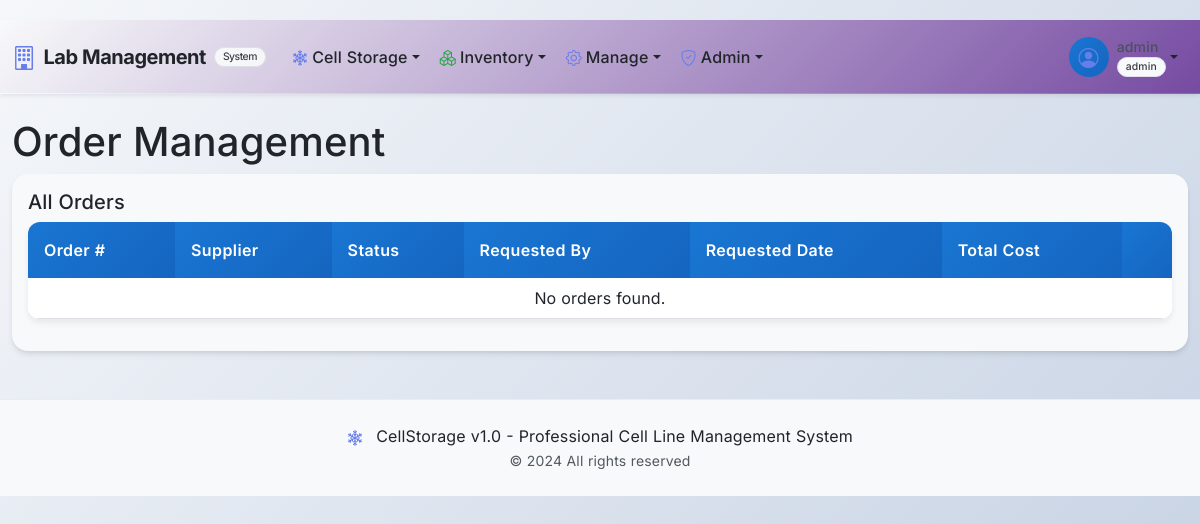
Page /inventory/orders (signed in) on the earlier database version.
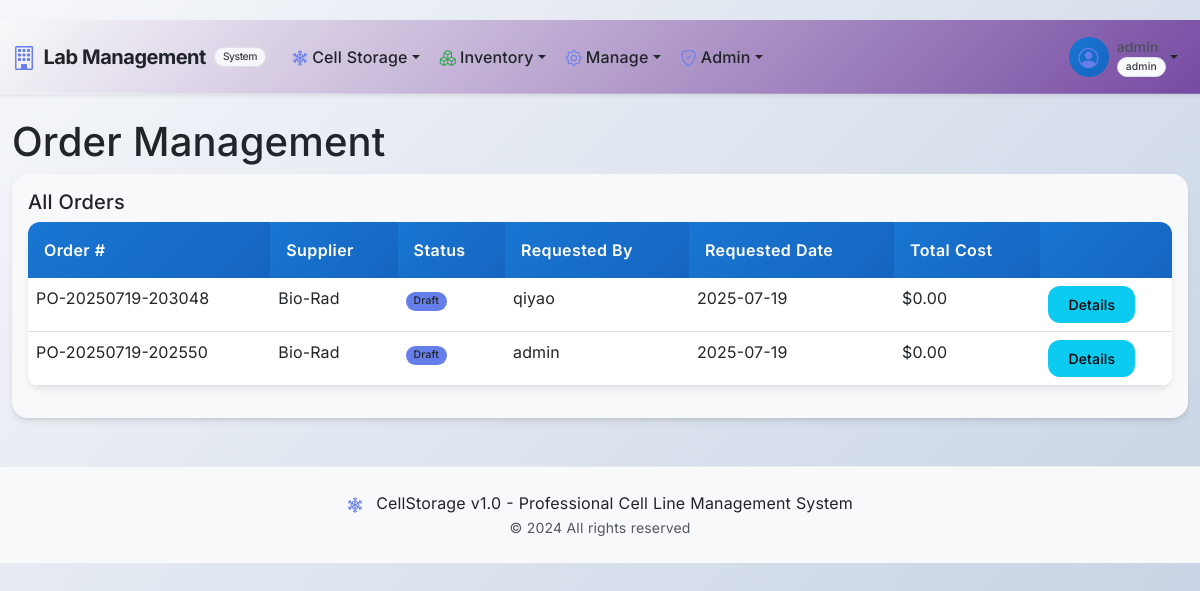
Same page on the later database version.
### app/cell_storage/models.py (models this page shows, shortened)
class User(UserMixin, db.Model):
    __tablename__ = 'users'
    id = db.Column(db.Integer, primary_key=True)
    username = db.Column(db.String(64), unique=True, index=True, nullable=False)
    password_hash = db.Column(db.String(256))
    password_plain = db.Column(db.String(128))  # store plain password for admin view
    role = db.Column(db.String(64), default='user', nullable=False)  # e.g., 'user', 'admin'. Make role non-nullable.
    cell_lines_created = db.relationship('CellLine', backref='creator', lazy='dynamic',
                                         foreign_keys='CellLine.created_by_user_id')
    vials_frozen = db.relationship('CryoVial', backref='freezer_operator', lazy='dynamic',
                                   foreign_keys='CryoVial.frozen_by_user_id')
    audit_logs = db.relationship('AuditLog', backref='user_performing_action', lazy='dynamic',
                                 foreign_keys='AuditLog.user_id')
    @property
    def is_admin(self):
        return self.role == 'admin'

### app/inventory/models.py (models this page shows, shortened)
class Order(db.Model):
    __tablename__ = 'orders'
    id = db.Column(db.Integer, primary_key=True)
    order_number = db.Column(db.String(64), unique=True, nullable=False)
    status = db.Column(db.String(32), default='Draft')
    priority = db.Column(db.String(16), default='Normal')
    requested_by_user_id = db.Column(db.Integer, db.ForeignKey('users.id'), nullable=False)
    approved_by_user_id = db.Column(db.Integer, db.ForeignKey('users.id'))
    supplier_id = db.Column(db.Integer, db.ForeignKey('suppliers.id'))
    total_cost = db.Column(db.Float)
    currency = db.Column(db.String(8), default='USD')
    requested_date = db.Column(db.DateTime, default=datetime.utcnow)
    needed_by_date = db.Column(db.Date)
    approved_date = db.Column(db.DateTime)
    ordered_date = db.Column(db.DateTime)
    received_date = db.Column(db.DateTime)
    justification = db.Column(db.Text)
    notes = db.Column(db.Text)
    items = db.relationship('OrderItem', backref='order_info', lazy='dynamic', cascade='all, delete-orphan')
    requested_by = db.relationship('User', foreign_keys=[requested_by_user_id], backref='orders_requested')
    approved_by = db.relationship('User', foreign_keys=[approved_by_user_id], backref='orders_approved')

class Supplier(db.Model):
    __tablename__ = 'suppliers'
    id = db.Column(db.Integer, primary_key=True)
    name = db.Column(db.String(128), nullable=False)
    contact_person = db.Column(db.String(128))
    email = db.Column(db.String(128))
    phone = db.Column(db.String(32))
    website = db.Column(db.String(255))
    address = db.Column(db.Text)
    notes = db.Column(db.Text)
    is_active = db.Column(db.Boolean, default=True)
    created_at = db.Column(db.DateTime, default=datetime.utcnow)
    items = db.relationship('InventoryItem', backref='supplier_info', lazy='dynamic')
    orders = db.relationship('Order', backref='supplier_info', lazy='dynamic')

### app/inventory/routes.py (the view)
@bp.route('/orders')
@login_required
@require_permission('order.view')
def orders():
    page = request.args.get('page', 1, type=int)
    status_filter = request.args.get('status')
    query = Order.query
    if status_filter:
        query = query.filter_by(status=status_filter)
    orders_pagination = query.order_by(Order.requested_date.desc()).paginate(page=page, per_page=20)
    return render_template('inventory/orders.html', orders=orders_pagination.items, pagination=orders_pagination, status_filter=status_filter)

### app/shared/permissions.py (called while the page is built, shortened)
def require_permission(permission, resource_type=None, resource_id_param=None):
    def decorator(f):
        @wraps(f)
        def decorated_function(*args, **kwargs):
            if not current_user.is_authenticated:
                abort(401)
            resource_id = None
            if resource_id_param:
                resource_id = kwargs.get(resource_id_param) or request.args.get(resource_id_param)
            if not PermissionManager.has_permission(
                current_user.id,
                permission,
                resource_type,
                resource_id
            ):
                abort(403)
            return f(*args, **kwargs)
        return decorated_function
    return decorator

def has_permission(permission, resource_type=None, resource_id=None):
    if not current_user.is_authenticated:
        return False
    return PermissionManager.has_permission(
        current_user.id,
        permission,
        resource_type,
        resource_id
    )

def can_view_inventory():
    return has_permission('inventory.view')

def can_manage_locations():
    return has_permission('location.edit')

def is_admin():
    return has_permission('admin.user_management')

    @classmethod
    def has_permission(cls, user_id, permission, resource_type=None, resource_id=None):
        from .. import db
        from datetime import datetime
        user = User.query.get(user_id)
        if user and hasattr(user, 'is_admin') and user.is_admin:
            return True

### app/templates/inventory/orders.html (shortened to what this page needs)
{% extends "base.html" %}
{% block content %}
<div class="container-fluid">
    <h1 class="mt-4">Order Management</h1>
    <div class="card">
        <div class="card-body">
            <h5 class="card-title">All Orders</h5>
            <table class="table table-hover">
                <thead>
                    <tr>
                        <th>Order #</th>
                        <th>Supplier</th>
                        <th>Status</th>
                        <th>Requested By</th>
                        <th>Requested Date</th>
                        <th>Total Cost</th>
                        <th></th>
                    </tr>
                </thead>
                <tbody>
                    {% for order in orders %}
                    <tr>
                        <td>{{ order.order_number }}</td>
                        <td>{{ order.supplier_info.name if order.supplier_info else 'N/A' }}</td>
                        <td><span class="badge bg-primary">{{ order.status }}</span></td>
                        <td>{{ order.requested_by.username }}</td>
                        <td>{{ order.requested_date.strftime('%Y-%m-%d') }}</td>
                        <td>${{ "%.2f"|format(order.total_cost or 0) }}</td>
                        <td>
                            <a href="{{ url_for('inventory.order_detail', order_id=order.id) }}" class="btn btn-sm btn-info">Details</a>
                        </td>
                    </tr>
                    {% else %}
                    <tr>
                        <td colspan="7" class="text-center">No orders found.</td>
                    </tr>
                    {% endfor %}
                </tbody>
            </table>
        </div>
    </div>
</div>
{% endblock %}

### app/templates/base.html (shortened to what this page needs)
<!DOCTYPE html>
<html lang="en">
<head>
    <link href="https://cdn.jsdelivr.net/npm/bootstrap@5.3.3/dist/css/bootstrap.min.css" rel="stylesheet">
    <link href="https://cdn.jsdelivr.net/npm/bootstrap-icons@1.11.3/font/bootstrap-icons.css" rel="stylesheet">
    <link href="https://cdnjs.cloudflare.com/ajax/libs/bootstrap-icons/1.11.3/font/bootstrap-icons.min.css" rel="stylesheet">
    <link href="{{ url_for('static', filename='css/style.css') }}" rel="stylesheet">
</head>
<body class="bg-light">
    <nav class="navbar navbar-expand-lg navbar-light bg-gradient shadow-sm sticky-top" style="background: linear-gradient(135deg, #f5f7fa 0%, #c3cfe2 100%);">
        <div class="container-fluid">
            <a class="navbar-brand fw-bold d-flex align-items-center" href="{{ url_for('cell_storage.index') }}" style="color: #212529;">
                <i class="bi bi-building me-2 fs-4" style="color: #667eea;"></i>
                <span style="color: #212529;">Lab Management</span>
                <small class="badge bg-light text-dark ms-2" style="color: #343a40; border: 1px solid #dee2e6;">System</small>
            </a>
            <div class="collapse navbar-collapse" id="navbarContent">
                <ul class="navbar-nav me-auto mb-2 mb-lg-0">
                    {% if current_user.is_authenticated %}
                        <li class="nav-item dropdown">
                            <a class="nav-link dropdown-toggle d-flex align-items-center" href="#" style="color: #212529;" id="cellStorageDropdown" role="button" data-bs-toggle="dropdown" aria-expanded="false">
                                <i class="bi bi-snow2 me-1" style="color: #667eea;"></i>
                                Cell Storage
                            </a>
                        </li>
                        <li class="nav-item dropdown">
                            <a class="nav-link dropdown-toggle d-flex align-items-center" href="#" style="color: #212529;" id="inventoryDropdown" role="button" data-bs-toggle="dropdown" aria-expanded="false">
                                <i class="bi bi-boxes me-1" style="color: #28a745;"></i>
                                Inventory
                            </a>
                        </li>
                        {% if current_user.is_admin %}
                            <li class="nav-item dropdown">
                                <a class="nav-link dropdown-toggle d-flex align-items-center" href="#" id="inventoryDropdown" role="button" data-bs-toggle="dropdown" aria-expanded="false" style="color: #212529;">
                                    <i class="bi bi-gear me-1" style="color: #667eea;"></i>
                                    Manage
                                </a>
                            </li>
                            <li class="nav-item dropdown">
                                <a class="nav-link dropdown-toggle d-flex align-items-center" href="#" id="adminDropdown" role="button" data-bs-toggle="dropdown" aria-expanded="false" style="color: #212529;">
                                    <i class="bi bi-shield-check me-1" style="color: #667eea;"></i>
                                    Admin
                                </a>
                            </li>
                        {% endif %}
                    {% endif %}
                </ul>
                <ul class="navbar-nav ms-auto mb-2 mb-lg-0">
                    {% if current_user.is_authenticated %}
                        <li class="nav-item dropdown">
                            <a class="nav-link dropdown-toggle d-flex align-items-center" href="#" id="userDropdown" role="button" data-bs-toggle="dropdown" aria-expanded="false" style="color: #212529;">
                                <div class="user-avatar me-2">
                                    <i class="bi bi-person-circle fs-5" style="color: #667eea;"></i>
                                </div>
                                <div class="d-flex flex-column">
                                    <span class="small" style="color: #212529;">{{ current_user.username }}</span>
                                    <span class="badge badge-role bg-light text-dark" style="color: #343a40; border: 1px solid #dee2e6;">{{ current_user.role }}</span>
                                </div>
                            </a>
                        </li>
                    {% else %}
                        <li class="nav-item">
                            <a class="nav-link btn btn-outline-primary rounded-pill px-3" href="{{ url_for('auth.login') }}" style="color: #667eea; border-color: #667eea;">
                                <i class="bi bi-box-arrow-in-right me-1"></i>Login
                            </a>
                        </li>
                    {% endif %}
                </ul>
            </div>
        </div>
    </nav>
    <main class="flex-grow-1">
        {% block content %}{% endblock %}
    </main>
    <footer class="bg-light text-center py-4 mt-5" style="color: #343a40;">
        <div class="container">
            <p class="mb-0">
                <i class="bi bi-snow2 me-2" style="color: #667eea;"></i>
                CellStorage v1.0 - Professional Cell Line Management System
            </p>
            <small class="text-muted" style="color: #495057;">© 2024 All rights reserved</small>
        </div>
    </footer>
</body>
</html>

### app/static/css/style.css (style rules this page uses)
[class^="bi-"]::before, [class*=" bi-"]::before { font-family: "bootstrap-icons" !important; font-style: normal; font-weight: normal !important; font-variant: normal; text-transform: none; line-height: 1; vertical-align: -.125em; -webkit-font-smoothing: antialiased; -moz-osx-font-smoothing: grayscale; }
.bi { display: inline-block; font-family: "bootstrap-icons" !important; font-style: normal; font-weight: normal !important; font-variant: normal; text-transform: none; line-height: 1; vertical-align: -.125em; -webkit-font-smoothing: antialiased; -moz-osx-font-smoothing: grayscale; }
body { font-family: 'Inter', -apple-system, BlinkMacSystemFont, 'Segoe UI', Roboto, 'Helvetica Neue', Arial, sans-serif; font-feature-settings: 'cv02', 'cv03', 'cv04', 'cv11', 'kern' 1, 'liga' 1, 'calt' 1; text-rendering: optimizeLegibility; -webkit-font-smoothing: antialiased; -moz-osx-font-smoothing: grayscale; letter-spacing: 0.01em; word-spacing: 0.02em; background: linear-gradient(135deg, #f5f7fa 0%, #c3cfe2 100%); min-height: 100vh; padding-top: 20px; }
.card { border: 0; border-radius: 16px; box-shadow: 0 4px 6px -1px rgba(0, 0, 0, 0.1), 0 2px 4px -1px rgba(0, 0, 0, 0.06); transition: all 0.3s ease; backdrop-filter: blur(10px); background: rgba(255, 255, 255, 0.95); }
.btn { border-radius: 12px !important; font-weight: 500; padding: 0.5rem 1.25rem; transition: all 0.2s ease; border: 0; position: relative; overflow: hidden; }
.btn::before { content: ''; position: absolute; top: 0; left: -100%; width: 100%; height: 100%; background: linear-gradient(90deg, transparent, rgba(255, 255, 255, 0.2), transparent); transition: left 0.5s; }
.navbar { backdrop-filter: blur(10px); border-bottom: 1px solid rgba(255, 255, 255, 0.1); }
.navbar-brand { font-weight: 700; letter-spacing: -0.025em; }
.nav-link { font-weight: 500; transition: all 0.2s ease; border-radius: 8px; margin: 0 2px; }
.table { background: rgba(255, 255, 255, 0.9); border-radius: 12px; overflow: hidden; box-shadow: 0 4px 6px rgba(0, 0, 0, 0.07); }
.table thead th { background: linear-gradient(135deg, #1976D2 0%, #1565C0 100%); color: white; border: 0; font-weight: 600; letter-spacing: 0.025em; padding: 1rem; }
.table tbody tr { transition: all 0.2s ease; }
.user-avatar { width: 40px; height: 40px; border-radius: 50%; background: linear-gradient(135deg, #1976D2 0%, #1565C0 100%); display: flex; align-items: center; justify-content: center; color: white; }
.badge-role { font-size: 0.6rem; padding: 2px 6px; border-radius: 10px; font-weight: 600; }
footer { background: rgba(255, 255, 255, 0.95) !important; backdrop-filter: blur(10px); border-top: 1px solid rgba(0, 0, 0, 0.05) !important; }
.badge { font-size: 0.65rem; font-weight: 500; padding: 4px 8px; border-radius: 12px; }
body, .card, .table, .dropdown-menu, .form-control, .form-select, .bg-white, .bg-light, .bg-secondary, .bg-opacity-10, .bg-opacity-25, .bg-opacity-50, .bg-opacity-75, .bg-opacity-100, .footer, .modal-content, .alert-container, .search-results-table-container, .box-cell, .batch-color-0, .batch-color-1, .batch-color-2, .batch-color-3, .batch-color-4, .batch-color-5, .batch-color-6, .batch-color-7, .batch-color-8, .batch-color-9, .batch-color-10, .batch-color-11 { color: #212529 !important; }
.badge.bg-light, .badge.bg-secondary, .badge.bg-white { color: #343a40 !important; border: 1px solid #dee2e6; }
.text-muted, .form-text, .small, small { color: #495057 !important; opacity: 0.95 !important; }
footer, .footer { color: #343a40 !important; }
.badge, .table td, .table th, .card, .card-header, .card-body { color: #212529; }
:root { --primary-color: #1976D2; --secondary-color: #1565C0; --accent-color: #42A5F5; --background-color: #FAFAFA; --text-color: #212121; --navbar-style: light; }
.bg-primary { background-color: var(--primary-color) !important; }
.navbar { background: linear-gradient(135deg, var(--background-color) 0%, var(--secondary-color) 100%) !important; }
.card { background-color: var(--background-color); color: var(--text-color); }
* { transition: background-color 0.3s ease, color 0.3s ease, border-color 0.3s ease; }

### app/templates/base.html (style rules this page uses)
:root { --primary-color: #667eea; --secondary-color: #764ba2; --accent-color: #f093fb; --background-color: #f8f9fa; --text-color: #212529; --navbar-style: light; }

Differences in the rows shown:
added Order: order_number "PO-20250719-203048", supplier_info "Bio-Rad", status "Draft", requested_by.username "qiyao", requested_date "2025-07-19", total_cost "0.00"
added Order: order_number "PO-20250719-202550", supplier_info "Bio-Rad", status "Draft", requested_by.username "admin", requested_date "2025-07-19", total_cost "0.00"
Other differences:
text no longer shown: "No orders found."
